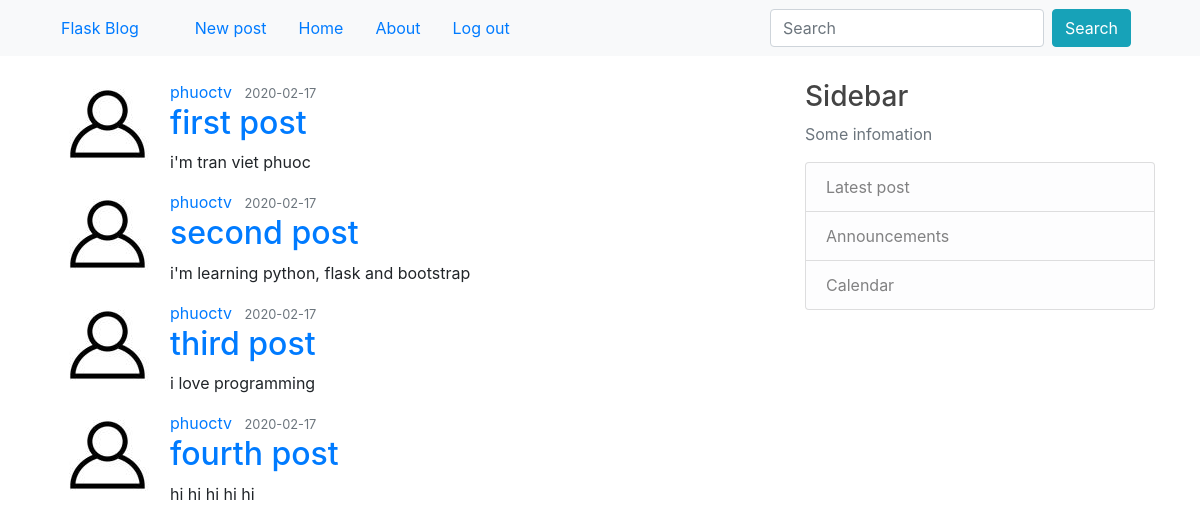
The page /home (signed in) on the database as committed earlier.
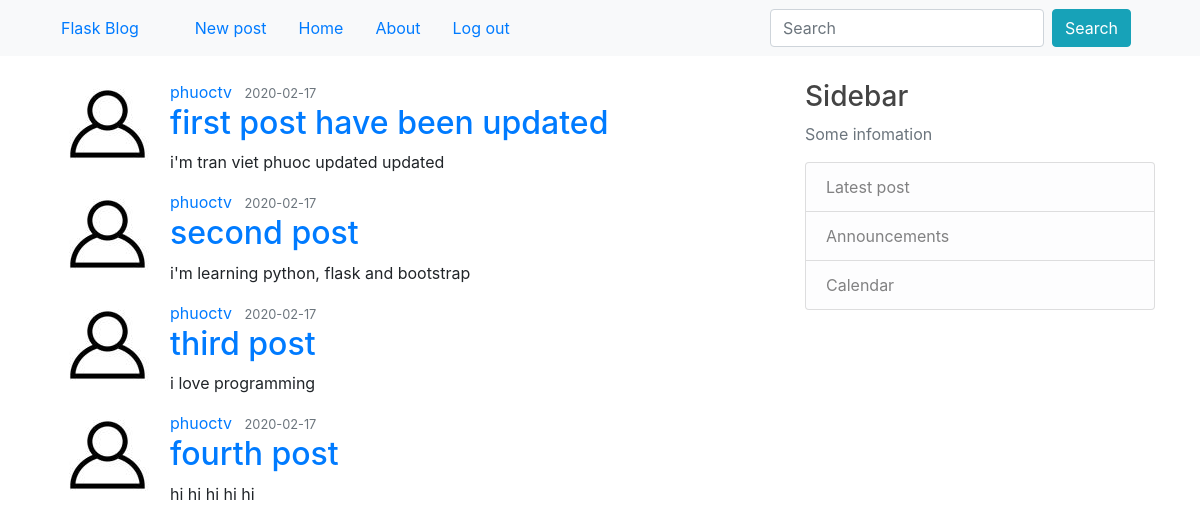
The same page on the database as committed later.
### blog/models.py (models this page shows, shortened)
class Post(db.Model):
    id = db.Column(db.Integer, primary_key=True)
    title = db.Column(db.String(100), nullable=False)
    date_posted = db.Column(db.DateTime, nullable=False,
                            default=datetime.datetime.utcnow())
    content = db.Column(db.Text, nullable=False)
    user_id = db.Column(db.Integer, db.ForeignKey('user.id'), nullable=False)

class User(db.Model, UserMixin):
    id = db.Column(db.Integer, primary_key=True)
    username = db.Column(db.String(20), unique=True, nullable=False)
    email = db.Column(db.String(120), unique=True, nullable=False)
    picture = db.Column(db.String(20), nullable=False, default='default.jpg')
    password = db.Column(db.String(60), nullable=False)
    posts = db.relationship('Post', backref='author', lazy=True)

### blog/routes.py (the view)
@app.route('/home')
@login_required
def home():
    posts = Post.query.all()
    return render_template('home.html', posts=posts, title='Home')

### blog/models.py (called while the page is built)
@login_manger.user_loader
def load_user(user_id):
    return User.query.get(int(user_id))

### blog/templates/home.html (shortened to what this page needs)
{% extends 'layout.html' %}
{% block content %}
    <div class="content">
        {% for post in posts %}
            <article class="media content">
                <img src="{{ url_for('static', filename='pictures/' + post.author.picture) }}" alt="{{ post.author.username }}" class="rounded-circel article-img">
                <div class="media-body">
                    <div class="article-metadata">
                        <a href="#" class="mr-2">{{ post.author.username }}</a>
                        <small class="text-muted">{{ post.date_posted.strftime('%Y-%m-%d') }}</small>
                    </div>
                    <h2><a href="{{ url_for('post', post_id=post.id) }}" class="article-title">{{ post.title }}</a></h2>
                    <p class="article-content">{{ post.content }}</p>
                </div>
            </article>
        {% endfor %}
    </div>
{% endblock content %}

### blog/templates/layout.html (shortened to what this page needs)
<!DOCTYPE html>
<html lang="en">
<head>
    <link rel="stylesheet" href="https://stackpath.bootstrapcdn.com/bootstrap/4.3.1/css/bootstrap.min.css">
    <link rel="stylesheet" type="text/css" href="{{ url_for('static', filename='main.css') }}">
</head>
<body>
    <header class="blog-header">
        <nav class="navbar navbar-expand-sm bg-light navbar-light fixed-top">
            <div class="container">
                <a href="{{ url_for('home') }}" class="navbar nav-brand mr-4">Flask Blog</a>
                <div class="collapse navbar-collapse" id="navbarToggle">
                    <div class="navbar-nav mr-auto">
                        {% if current_user.is_authenticated %}
                            <a href="{{ url_for('new_post') }}" class="navbar navbar-link">New post</a>
                            <a href="{{ url_for('home') }}" class="navbar navbar-link">Home</a>
                            <a href="{{ url_for('about') }}" class="navbar navbar-link">About</a>
                            <a href="{{ url_for('logout') }}" class="navbar navbar-link">Log out</a>
                        {% else %}
                            <a href="{{ url_for('register') }}" class="navbar navbar-link">Register</a>
                            <a href="{{ url_for('login') }}" class="navbar navbar-link">Log in</a>
                        {% endif %}
                    </div>
                </div>
                <div class="navbar-nav">
                    {% if current_user.is_authenticated %}
                        <form action="#" class="form-inline mr-4">
                            <input type="text" class="form-control mr-sm-2" placeholder="Search">
                            <button class="btn btn-info">Search</button>
                        </form>
                    {% else %}
                        <a href="https://flask.palletsprojects.com" class="navbar navbar-link">Powered by Flask</a>
                    {% endif %}
                </div>
            </div>
        </nav>
    </header>
    <main role="main" class="container">
        <div class="row">
            <div class="col-sm-4 col-md-6 col-lg-8">
                {% block content%}
                {% endblock content %}
            </div>
            <div class="col-sm-8 col-md-6 col-lg-4">
                <h3>Sidebar</h3>
                <p class="text-muted">Some infomation</p>
                <ul class="list-group">
                    <li class="list-group-item list-group-item-light">Latest post</li>
                    <li class="list-group-item list-group-item-light">Announcements</li>
                    <li class="list-group-item list-group-item-light">Calendar</li>
                </ul>
            </div>
    </main>
</body>
</html>

### blog/static/main.css (style rules this page uses)
body { margin-top: 5em; }
h1, h2, h3, h4, h5, h6 { color: #444444; }

Rows that differ between the two databases and show on the page:
changed Post: title "first post" → "first post have been updated"; content "i'm tran viet phuoc" → "i'm tran viet phuoc updated updated"
